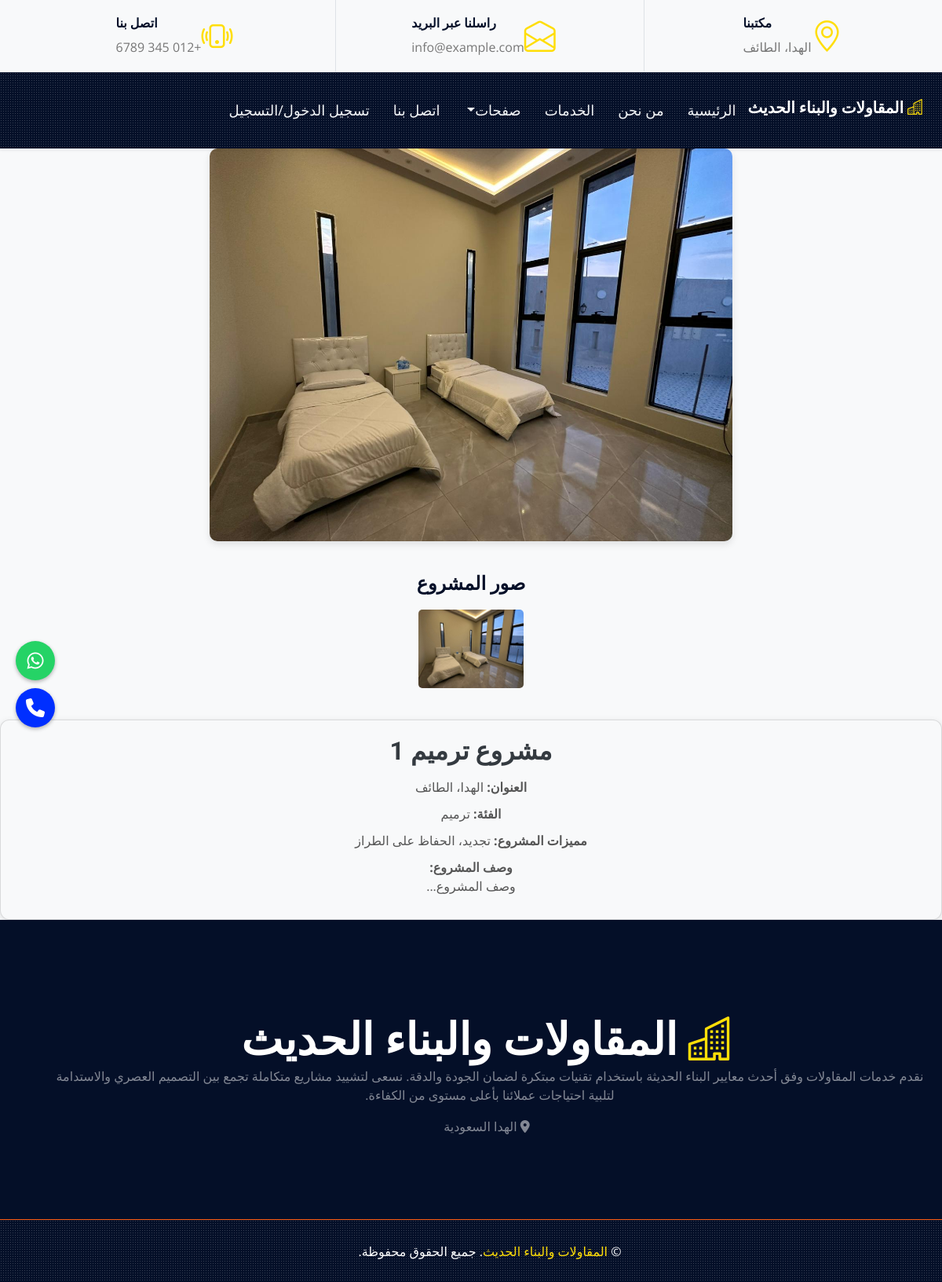
Screenshot of /project_details.php?id=2 with the database file from the repository.
### tables this page shows
CREATE TABLE `projects` (
  `id` int(11) NOT NULL,
  `category_id` int(11) NOT NULL,
  `name` varchar(255) NOT NULL,
  `address` varchar(255) NOT NULL,
  `features` text NOT NULL,
  `description` text NOT NULL
);

CREATE TABLE `categories` (
  `id` int(11) NOT NULL,
  `name` varchar(100) NOT NULL,
  `class_name` varchar(50) NOT NULL,
  `image` varchar(255) NOT NULL
);

### project_details.php (the view, shortened to what this page needs)
<?php
include("config.php");
?>
<?php
$id = intval($_GET['id'] ?? 0);
$sql = "SELECT p.*, c.name as category_name FROM projects p JOIN categories c ON p.category_id = c.id WHERE p.id = $id";
$result = mysqli_query($con, $sql);
$project = mysqli_fetch_assoc($result);
$images_res = mysqli_query($con, "SELECT image_path FROM project_images WHERE project_id = $id");
$images = [];
while ($row = mysqli_fetch_assoc($images_res)) {
    $images[] = $row['image_path'];
}
?>
<?php include("include/header.php");?>
<div class="main-image-container">
    <img id="mainImage" src="admin/uploads/<?php echo htmlspecialchars($images[0]); ?>" alt="Main Project Image" class="main-image">
</div>
<h4>صور المشروع</h4>
<div class="thumbnail-slider">
    <?php foreach ($images as $img_path): ?>
        <img src="admin/uploads/<?php echo htmlspecialchars($img_path); ?>" alt="Project Image" onclick="changeMainImage(this)">
    <?php endforeach; ?>
</div>
<div class="card project-card">
    <h2><?php echo htmlspecialchars($project['name']); ?></h2>
    <p><strong>العنوان:</strong> <?php echo htmlspecialchars($project['address']); ?></p>
    <p><strong>الفئة:</strong> <?php echo htmlspecialchars($project['category_name']); ?></p>
    <p><strong>مميزات المشروع:</strong> <?php echo nl2br(htmlspecialchars($project['features'])); ?></p>
    <p><strong>وصف المشروع:</strong><br><?php echo nl2br(htmlspecialchars($project['description'])); ?></p>
</div>
<?php include("include/footer.php");?>

### css/style.css (style rules this page uses)
:root { --primary: #ffde08; --secondary: #FDBE33; --light: #F4F6F8; --dark: #040F28; }

### include/header.php (style rules this page uses)
* { margin: 0; padding: 0; box-sizing: border-box; }
html, body { width: 100%; height: 100%; margin: 0; padding: 0; overflow-x: hidden; background-color: #f8f9fa; }
body { background-color: #f8f9fa; direction: rtl; text-align: right; overflow-x: hidden; }

### project_details.php (style rules this page uses)
.main-image-container { text-align: center; margin-bottom: 20px; }
.main-image { max-width: 100%; max-height: 500px; border-radius: 10px; box-shadow: 0 4px 10px rgba(0, 0, 0, 0.1); }
.thumbnail-slider { display: flex; overflow-x: auto; gap: 10px; padding: 10px; justify-content: center; }
.thumbnail-slider img { max-height: 100px; border-radius: 5px; cursor: pointer; transition: transform 0.2s; }
.project-card { background-color: #f8f9fa; padding: 20px; border-radius: 12px; box-shadow: 0 2px 8px rgba(0, 0, 0, 0.1); margin-top: 30px; direction: rtl; text-align: center; }
.project-card h2 { color: #343a40; margin-bottom: 15px; }
.project-card p { font-size: 16px; color: #555; margin-bottom: 10px; }
h4 { text-align: center; margin-top: 40px; font-weight: bold; }

### rows the page displays
projects: name "مشروع ترميم 1", address "الهدا، الطائف", category.name "ترميم", features "تجديد، الحفاظ على الطراز", description "وصف المشروع..."
